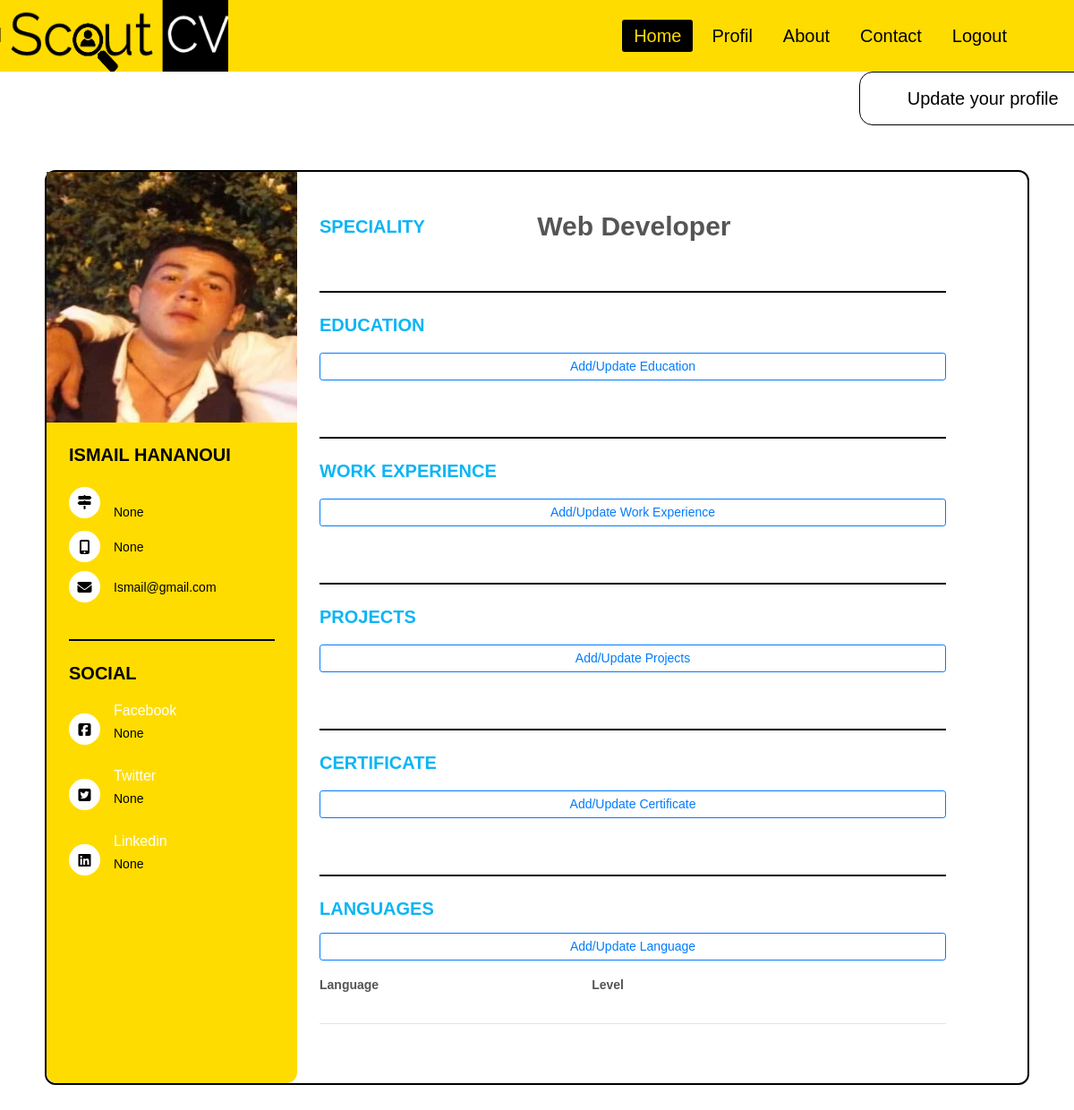
Before: /cv/ (signed in) with the older database file.
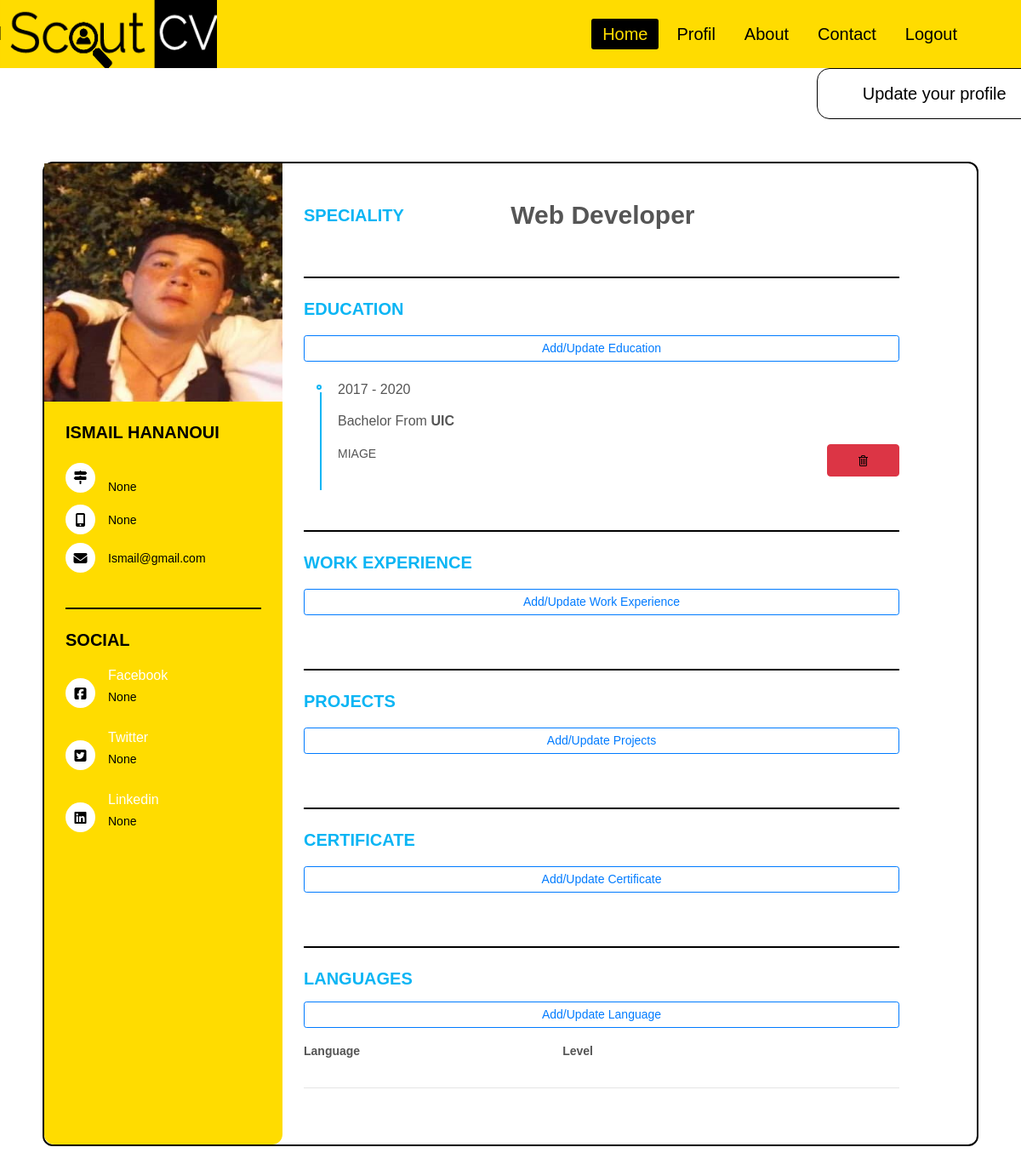
After: the same page with the newer database file.
### Candidat/models.py (models this page shows, shortened)
class Profil(models.Model):
    SEX = (
        ('', '(Gender)'),
        ('Male','Male'),
        ('Female','Female'),
    )
    STATUS = (
        ('', '(Status)'),
        ('Single','Single'),
        ('Married','Married'),
        ('Widowed','Widowed'),
        ('Divorced','Divorced'),
    )
    user = models.OneToOneField(User, null =True,on_delete=models.CASCADE , default="images/user.png")
    profil_pic = models.ImageField(null=True, blank=True)
    nom = models.CharField(max_length=20 ,null=True)
    prenom = models.CharField(max_length=20 ,null=True)
    date_n = models.DateField(null=True, blank=True)
    sex = models.CharField(max_length=6,choices=SEX ,null=True , blank=True)
    status = models.CharField(max_length=12,choices=STATUS ,null=True , blank=True)
    nationalite = models.CharField(max_length=20 ,null=True, blank=True)
    pays = CountryField(blank_label='(Country)' ,null=True, blank=True)
    ville = models.CharField(max_length=20 ,null=True, blank=True)
    telephone = models.CharField(max_length=20 ,null=True, blank=True)
    poste = models.ForeignKey(Poste, on_delete=models.DO_NOTHING, null=True,blank=True)
    adresse = models.TextField(null=True,blank=True)
    linkdin = models.URLField(max_length=200,null=True,blank=True)
    facebook = models.URLField(max_length=200,null=True,blank=True)
    twitter = models.URLField(max_length=200,null=True,blank=True)
    nbr_annee = models.IntegerField(null = True , default=0,blank=True)
    type_diplome = models.CharField(max_length=20 ,null=True)

class Academic(models.Model):
    TYPE = (
        ('', '(Degree)'),
        ('Bachelor','Bachelor '),
        ('Master','Master'),
        ('Doctorat','Doctorat'),
    )
    profil = models.ForeignKey('Profil',on_delete=models.CASCADE ,null=True)
    annee_debut = models.IntegerField(null=True)
    annee_fin = models.IntegerField(null=True)
    ecole = models.CharField(max_length=50 ,null=True)
    type_diplome = models.CharField(max_length=20,choices=TYPE ,null=True)
    description_academic = models.TextField(null=True,blank=True)

### Entreprise/models.py (models this page shows)
class Poste(models.Model):
    poste_n = models.CharField(max_length=50, null=True)
    def __str__(self):
        return self.poste_n

### Candidat/decorators.py (the view)
        def wrapper_func(request, *args, **kwargs):
            group = None
            if request.user.groups.exists():
                group = request.user.groups.all()[0].name
            if group in allowed_roles:
                return view_func(request,*args, **kwargs)
            else:
                return redirect('profilEntr')

### Candidat/views.py (called while the page is built)
@login_required(login_url='login')
@allowed_users(allowed_roles=['Candidat'])
def cv(request):
    academics = request.user.profil.academic_set.all()
    exp_pros = request.user.profil.experience_pro_set.all()
    projets = request.user.profil.projet_realise_set.all()
    certificats = request.user.profil.certificat_set.all()
    langues = request.user.profil.language_set.all()
    context={
        'academics' : academics,
        'exp_pros':exp_pros,
        'projets' :projets,
        'certificats':certificats,
        'langues' : langues
    }
    return render(request ,'candidat/profil.html',context)

### templates/candidat/profil.html (shortened to what this page needs)
{% extends 'base.html' %}
{% load static %}
{% block style %}
  <link rel="stylesheet" type="text/css" href="{% static 'css/cvcss.css' %}">
{% endblock  %}
{% block content %}
<div class="pr1">
<a href="{% url 'Updateprofil' %}"  class="btn btn-lg btn-success smoothScroll wow fadeInUp" data-wow-delay="0.4s"> <span> Update your profile </span></a>
<div class="resume wow fadeInUp" data-wow-delay="0.1s">
   <div class="resume_left">
     <div class="resume_profile">
       {% if request.user.profil.profil_pic.url is not None %}
        <img src="{{ request.user.profil.profil_pic.url }}" alt="profile_pic">
      {% else %}
        <img src="{% static 'images/user.png' %}" alt="profile_pic">
      {% endif %}
     </div>
     <div class="resume_content">
       <div class="resume_item resume_info">
         <div class="title">
           <p class="bold">{{ request.user.profil.nom }} {{ request.user.profil.prenom }}</p>
         </div>
         <ul>
           <li>
             <div class="icon">
               <i class="fas fa-map-signs"></i>
             </div>
             <div class="data">
               {{ request.user.profil.adresse }} <br /> {{ request.user.profil.pays }}
             </div>
           </li>
           <li>
             <div class="icon">
               <i class="fas fa-mobile-alt"></i>
             </div>
             <div class="data">
               {{ request.user.profil.telephone }}
             </div>
           </li>
           <li>
             <div class="icon">
               <i class="fas fa-envelope"></i>
             </div>
             <div class="data">
               {{ request.user.email }}
             </div>
           </li>
         </ul>
       </div>
       <div class="resume_item resume_social">
         <div class="title">
           <p class="bold">Social</p>
         </div>
         <ul>
           <li>
             <div class="icon">
               <i class="fab fa-facebook-square"></i>
             </div>
             <div class="data">
               <p class="semi-bold">Facebook</p>
               <p>{{ request.user.profil.facebook }}</p>
             </div>
           </li>
           <li>
             <div class="icon">
               <i class="fab fa-twitter-square"></i>
             </div>
             <div class="data">
               <p class="semi-bold">Twitter</p>
               <p>{{ request.user.profil.twitter }}</p>
             </div>
           </li>
           <li>
             <div class="icon">
               <i class="fab fa-linkedin"></i>
             </div>
             <div class="data">
               <p class="semi-bold">Linkedin</p>
               <p>{{ request.user.profil.linkdin }}</p>
             </div>
           </li>
         </ul>
       </div>
     </div>
  </div>
  <div class="resume_right">
    <div class="resume_item resume_about">
        <div class="row">
          <div class="col-4 title">
             <p class="bold">Speciality</p>
            </div>
            <div class="col-8">
              <p class="font-weight-bold" style="font-size: 30px;">{{ request.user.profil.poste }}</p>
            </div>
        </div>
    </div>
    <div class="resume_item resume_work">
        <div class="title">
           <p class="bold">Education</p>
         </div>
         <div>
          <a class="btn btn-outline-primary btn-sm btn-block" href="{% url 'create_academic' %}">Add/Update Education</a>
          <br>
         </div>
        <ul>
          {% for academic in academics %}
          <li>
            <div class="date">{{ academic.annee_debut }} - {{ academic.annee_fin }}</div>
            <div class="info">
              <p class="semi-bold">{{ academic.type_diplome }} From <b>{{ academic.ecole }}</b></p>
              <div class="row">
                <div class="col-10">
                  {{ academic.description_academic }}
                </div>
                <div class="col-2">
                  <form method="POST" action="{% url 'delete_academic' academic.id %}">
                    <button class="btn btn-danger btn-block" type="submit" name="delete">
                      <img class="img-fluid" src="{% static 'images/delete.png' %}" alt="Delete">
                    </button>
                  </form>
                </div>
              </div>
            </div>
            <br>
        </li>
        {% endfor %}
        </ul>
    </div>
    <div class="resume_item resume_work">
      <div class="title">
           <p class="bold">Work Experience</p>
         </div>
         <div>
          <a class="btn btn-outline-primary btn-sm btn-block" href="{% url 'create_experience_pro' %}">Add/Update
            Work Experience</a>
          <br>
        </div>
    </div>
    <div class="resume_item resume_work">
      <div class="title">
        <p class="bold">Projects </p>
      </div>
      <div>
        <a class="btn btn-outline-primary btn-sm btn-block" href="{% url 'create_projet' %}">Add/Update Projects</a>
        <br>
      </div>
    </div>
    <div class="resume_item resume_work">
      <div class="title">
        <p class="bold">Certificate</p>
      </div>
      <div>
        <a class="btn btn-outline-primary btn-sm btn-block" href="{% url 'create_certificat' %}">Add/Update
          Certificate</a>
        <br>
      </div>
    </div>
    <div class="resume_item resume_work">
      <p class="bold">Languages</p>
      <a class="btn btn-outline-primary btn-sm btn-block" href="{% url 'create_language' %}">Add/Update Language</a>
      <div class="row mt-3">
        <div class="col-5">
          <b>
            <p>Language</p>
          </b>
        </div>
        <div class="col-5">
          <b>
            <p>Level</p>
          </b>
        </div>
      </div>
      <hr>
    </div>
    </div>
  </div>
 </div>
  {% include 'bg-Candidat.html' %}
{% endblock  %}

### templates/base.html (shortened to what this page needs)
{% load static %}
<!DOCTYPE html>
<html lang="en">
<head>
    <link rel="stylesheet" href="https://cdnjs.cloudflare.com/ajax/libs/font-awesome/4.7.0/css/font-awesome.min.css">
    <link rel="stylesheet" href="https://maxcdn.bootstrapcdn.com/bootstrap/4.5.0/css/bootstrap.min.css">
    <link rel="stylesheet" href="{% static 'css/animate.min.css' %}">
    <link rel="stylesheet" href="{% static 'css/vegas.min.css' %}">
    {% block style %}
    {% endblock %}
    <link rel="stylesheet" href="{% static 'css/nav-bar.css' %}">
    <link rel="stylesheet" href="{% static 'css/footer.css' %}">
</head>
<body>
    {% include 'nav-bar.html' %}
    {% block content %}
    {% endblock %}
</body>
</html>

### templates/nav-bar.html (shortened to what this page needs)
{% load static %}
<nav id="navbar">
    <a class="logo" href="{% url 'index' %}"><img src='{% static "images/ScoutIT.png" %}' style="height:80px; width:255px;"></a>
    <ul>
        <li><a class="active-navbar" href="{% url 'index' %}">Home</a></li>
        {% if user.is_authenticated %}
        <li><a href="{% url 'profil' %}">Profil</a></li>
        {% endif %}
        <li><a href="{% url 'about' %}">About</a></li>
        <li><a href="{% url 'contact' %}">Contact</a></li>
        <li class="nav-item">
            {% if user.is_authenticated %}
            <a href="{% url 'logout' %}" class="logout">Logout</a> {% else %}
            <a href="{% url 'login' %}">Login</a> {% endif %}
        </li>
    </ul>
</nav>

### templates/bg-Candidat.html (shortened to what this page needs)
<ul class="circles">
</ul>

### static/css/cvcss.css (style rules this page uses)
body { margin: 0; font-family: raleway, sans-serif; height: 100%; }
* { margin: 0; padding: 0; box-sizing: border-box; list-style: none; font-family: "raleway", sans-serif; }
body { font-size: 14px; line-height: 22px; color: #555555; }
.bold { font-weight: 700; font-size: 20px; text-transform: uppercase; }
.semi-bold { font-weight: 500; font-size: 16px; }
.resume { width: 1100px; height: auto; display: flex; margin: 50px auto; background-color: white; border:2px solid black; border-radius: 12px; }
.resume .resume_left { width: 280px; background: #FFDC00; border-radius: 12px; }
.resume .resume_left .resume_profile { width: 100%; height: 280px; }
.resume .resume_left .resume_profile img { width: 100%; height: 100%; }
.resume .resume_left .resume_content { padding: 0 25px; }
.resume .title { margin-bottom: 20px; }
.resume .resume_left .bold { color: black; }
.resume .resume_item { padding: 25px 0; border-bottom: 2px solid black; width: inherit; }
.resume .resume_left .resume_item:last-child, .resume .resume_right .resume_item:last-child { border-bottom: 0px; }
.resume .resume_left ul li { display: flex; margin-bottom: 10px; align-items: center; }
.resume .resume_left ul li:last-child { margin-bottom: 0; }
.resume .resume_left ul li .icon { width: 35px; height: 35px; background: #fff; color: black; border-radius: 50%; margin-right: 15px; font-size: 16px; position: relative; }
.resume .icon i, .resume .resume_right .resume_hobby ul li i { position: absolute; top: 50%; left: 50%; transform: translate(-50%, -50%); }
.resume .resume_left ul li .data { color: black; }
.resume .resume_left .resume_social .semi-bold { color: #fff; margin-bottom: 3px; }
.resume .resume_right { width: 700px; background: #fff; padding: 25px; border-radius: 12px; }
.resume .resume_right .bold { color: #0bb5f4; }
.resume .resume_right .resume_work ul, .resume .resume_right .resume_education ul { padding-left: 40px; overflow: hidden; }
.resume .resume_right ul li { position: relative; }
.resume .resume_right ul li .date { font-size: 16px; font-weight: 500; margin-bottom: 15px; }
.resume .resume_right ul li .info { margin-bottom: 20px; }
.resume .resume_right ul li:last-child .info { margin-bottom: 0; }
.resume .resume_right .resume_work ul li:before, .resume .resume_right .resume_education ul li:before { content: ""; position: absolute; top: 5px; left: -25px; width: 6px; height: 6px; border-radius: 50%; border: 2px solid #0bb5f4; }
.resume .resume_right .resume_work ul li:after, .resume .resume_right .resume_education ul li:after { content: ""; position: absolute; top: 14px; left: -21px; width: 2px; height: 115px; background: #0bb5f4; }
.btn-success { background: #ffffff; border-color: transparent; text-align: center; border-radius: 15px; color: black; left:80%; position:relative; border:1px solid black; padding: 14px 36px; -webkit-transition: all 0.6s ease-in-out; transition: all 0.6s ease-in-out; }
.btn-success span:before { content: '\00ab'; position: relative; opacity: 0; top: 0; left: -20px; transition: 0.5s; }

### static/css/nav-bar.css (style rules this page uses)
* { margin: 0; padding: 0; box-sizing: border-box; list-style: none; text-decoration: none; }
nav { background: #FFDC00; height: 80px; width: 100%; transition: top 0.5s; z-index: -1; }
nav ul { float: right; margin-right: 60px; }
nav ul li { display: inline-block; line-height: 80px; margin: 0 2px; }
nav ul li a { color: black; font-weight: 500; font-size: 20px; padding: 7px 13px; border-radius: 3px; }
a.active-navbar { background: black; color: #FFDC00; transition: .5s; }

### templates/bg-Candidat.html (style rules this page uses)
.circles { position: absolute; top: 0; left: 0; width: 100%; height: 100%; overflow:hidden; z-index: -1; }

Changed rows visible on the page:
added Academic: annee_debut "2017", annee_fin "2020", type_diplome "Bachelor", ecole "UIC", description_academic "MIAGE"
